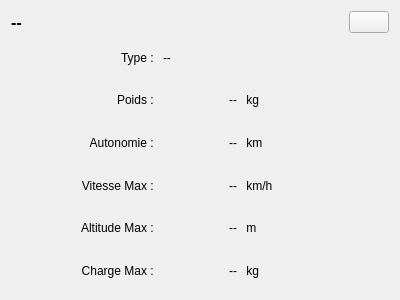
<?xml version="1.0" encoding="UTF-8"?>
<ui version="4.0">
 <class>DroneDetails</class>
 <widget class="QWidget" name="DroneDetails">
  <property name="geometry">
   <rect>
    <x>0</x>
    <y>0</y>
    <width>400</width>
    <height>300</height>
   </rect>
  </property>
  <property name="windowTitle">
   <string>Form</string>
  </property>
  <layout class="QGridLayout" name="gridLayout_2" columnstretch="4,2,4">
   <item row="1" column="0">
    <widget class="QLabel" name="lb_type">
     <property name="text">
      <string>Type : </string>
     </property>
     <property name="alignment">
      <set>Qt::AlignRight|Qt::AlignTrailing|Qt::AlignVCenter</set>
     </property>
    </widget>
   </item>
   <item row="1" column="1" colspan="2">
    <widget class="QLabel" name="inf_type">
     <property name="text">
      <string>--</string>
     </property>
    </widget>
   </item>
   <item row="7" column="2">
    <widget class="QLabel" name="label_5">
     <property name="text">
      <string> kg</string>
     </property>
    </widget>
   </item>
   <item row="3" column="1">
    <widget class="QLabel" name="inf_autonomie">
     <property name="sizePolicy">
      <sizepolicy hsizetype="Minimum" vsizetype="Preferred">
       <horstretch>0</horstretch>
       <verstretch>0</verstretch>
      </sizepolicy>
     </property>
     <property name="text">
      <string>--</string>
     </property>
     <property name="alignment">
      <set>Qt::AlignRight|Qt::AlignTrailing|Qt::AlignVCenter</set>
     </property>
    </widget>
   </item>
   <item row="4" column="2">
    <widget class="QLabel" name="unitVitesse">
     <property name="text">
      <string> km/h</string>
     </property>
    </widget>
   </item>
   <item row="2" column="0">
    <widget class="QLabel" name="lb_poids">
     <property name="text">
      <string>Poids : </string>
     </property>
     <property name="alignment">
      <set>Qt::AlignRight|Qt::AlignTrailing|Qt::AlignVCenter</set>
     </property>
    </widget>
   </item>
   <item row="3" column="2">
    <widget class="QLabel" name="unitAutonomie">
     <property name="text">
      <string> km</string>
     </property>
    </widget>
   </item>
   <item row="5" column="0">
    <widget class="QLabel" name="lb_altitudemax">
     <property name="text">
      <string>Altitude Max : </string>
     </property>
     <property name="alignment">
      <set>Qt::AlignRight|Qt::AlignTrailing|Qt::AlignVCenter</set>
     </property>
    </widget>
   </item>
   <item row="0" column="0" colspan="3">
    <layout class="QHBoxLayout" name="horizontalLayout">
     <item>
      <widget class="QLabel" name="inf_nom">
       <property name="sizePolicy">
        <sizepolicy hsizetype="Expanding" vsizetype="Preferred">
         <horstretch>0</horstretch>
         <verstretch>0</verstretch>
        </sizepolicy>
       </property>
       <property name="font">
        <font>
         <pointsize>12</pointsize>
         <weight>75</weight>
         <bold>true</bold>
        </font>
       </property>
       <property name="text">
        <string>--</string>
       </property>
      </widget>
     </item>
     <item>
      <widget class="QPushButton" name="pb_change">
       <property name="toolTip">
        <string>Changement du drone</string>
       </property>
       <property name="text">
        <string/>
       </property>
      </widget>
     </item>
    </layout>
   </item>
   <item row="5" column="1">
    <widget class="QLabel" name="inf_altitudemax">
     <property name="sizePolicy">
      <sizepolicy hsizetype="Minimum" vsizetype="Preferred">
       <horstretch>0</horstretch>
       <verstretch>0</verstretch>
      </sizepolicy>
     </property>
     <property name="text">
      <string>--</string>
     </property>
     <property name="alignment">
      <set>Qt::AlignRight|Qt::AlignTrailing|Qt::AlignVCenter</set>
     </property>
    </widget>
   </item>
   <item row="3" column="0">
    <widget class="QLabel" name="lb_autonomie">
     <property name="text">
      <string>Autonomie : </string>
     </property>
     <property name="alignment">
      <set>Qt::AlignRight|Qt::AlignTrailing|Qt::AlignVCenter</set>
     </property>
    </widget>
   </item>
   <item row="2" column="1">
    <widget class="QLabel" name="inf_poids">
     <property name="sizePolicy">
      <sizepolicy hsizetype="Minimum" vsizetype="Preferred">
       <horstretch>0</horstretch>
       <verstretch>0</verstretch>
      </sizepolicy>
     </property>
     <property name="text">
      <string>--</string>
     </property>
     <property name="alignment">
      <set>Qt::AlignRight|Qt::AlignTrailing|Qt::AlignVCenter</set>
     </property>
    </widget>
   </item>
   <item row="4" column="0">
    <widget class="QLabel" name="lb_vitessemax">
     <property name="text">
      <string>Vitesse Max : </string>
     </property>
     <property name="alignment">
      <set>Qt::AlignRight|Qt::AlignTrailing|Qt::AlignVCenter</set>
     </property>
    </widget>
   </item>
   <item row="5" column="2">
    <widget class="QLabel" name="unitAltitude">
     <property name="text">
      <string> m</string>
     </property>
    </widget>
   </item>
   <item row="7" column="0">
    <widget class="QLabel" name="lb_chargemax">
     <property name="text">
      <string>Charge Max : </string>
     </property>
     <property name="alignment">
      <set>Qt::AlignRight|Qt::AlignTrailing|Qt::AlignVCenter</set>
     </property>
    </widget>
   </item>
   <item row="4" column="1">
    <widget class="QLabel" name="inf_vitessemax">
     <property name="sizePolicy">
      <sizepolicy hsizetype="Minimum" vsizetype="Preferred">
       <horstretch>0</horstretch>
       <verstretch>0</verstretch>
      </sizepolicy>
     </property>
     <property name="text">
      <string>--</string>
     </property>
     <property name="alignment">
      <set>Qt::AlignRight|Qt::AlignTrailing|Qt::AlignVCenter</set>
     </property>
    </widget>
   </item>
   <item row="2" column="2">
    <widget class="QLabel" name="unitPoids">
     <property name="text">
      <string> kg</string>
     </property>
    </widget>
   </item>
   <item row="7" column="1">
    <widget class="QLabel" name="inf_chargemax">
     <property name="sizePolicy">
      <sizepolicy hsizetype="Minimum" vsizetype="Preferred">
       <horstretch>0</horstretch>
       <verstretch>0</verstretch>
      </sizepolicy>
     </property>
     <property name="text">
      <string>--</string>
     </property>
     <property name="alignment">
      <set>Qt::AlignRight|Qt::AlignTrailing|Qt::AlignVCenter</set>
     </property>
    </widget>
   </item>
  </layout>
 </widget>
 <resources/>
 <connections/>
</ui>
